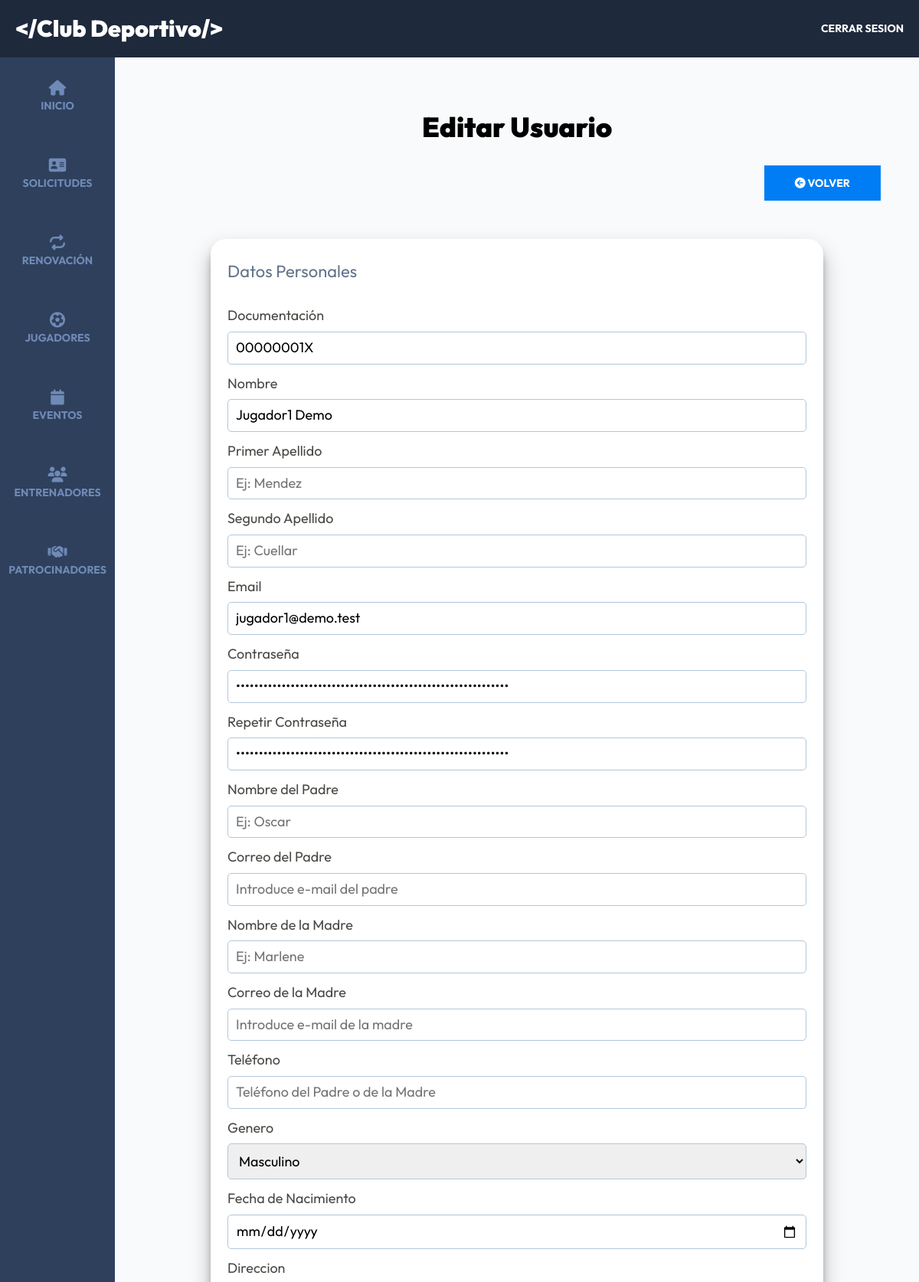
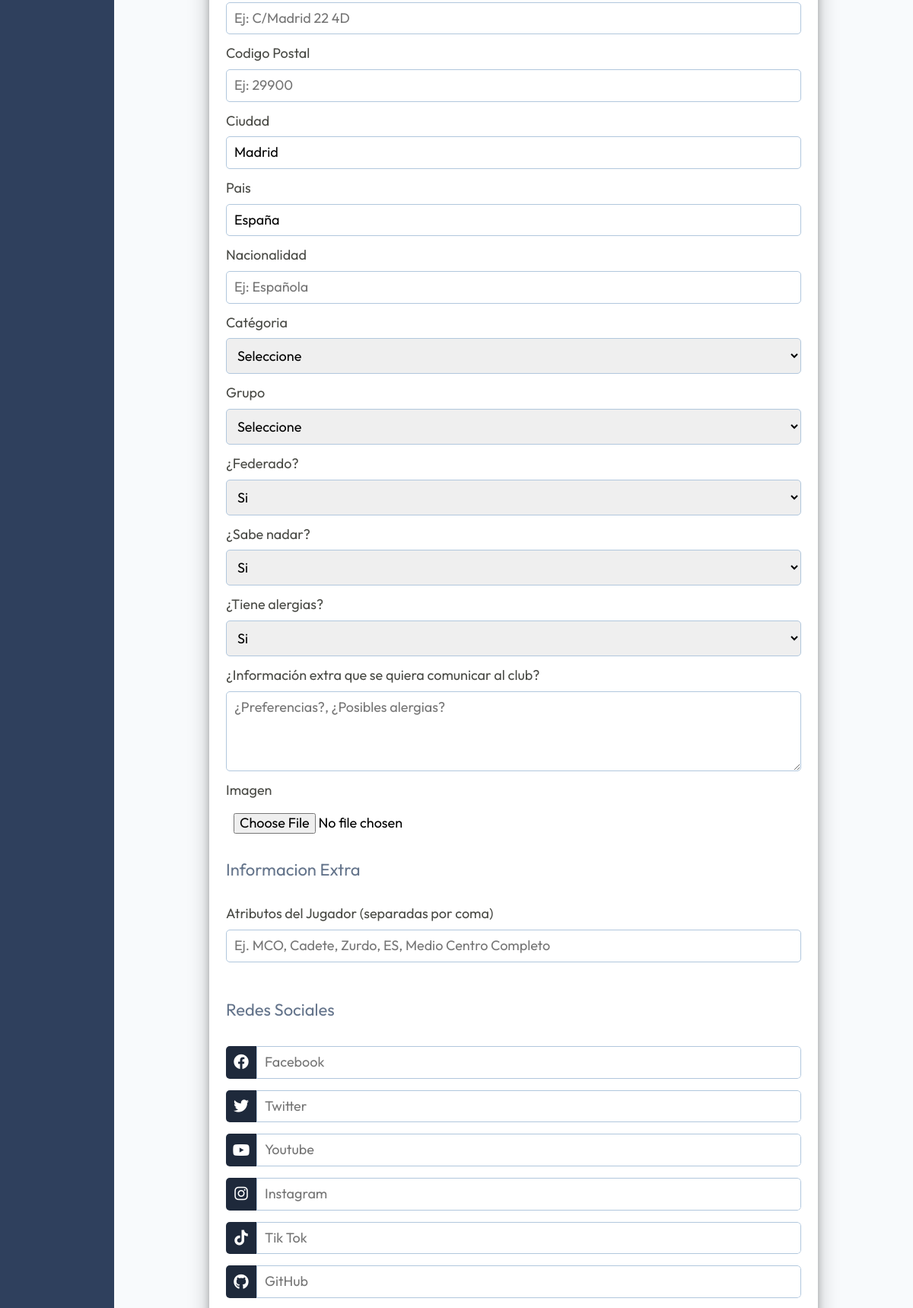
/admin/panel/editar?id=2 (signed in, upper part), run on the app's committed database (2 pictures, top to bottom).
### tables this page shows
CREATE TABLE usuarios(id INT AUTO_INCREMENT PRIMARY KEY,dni VARCHAR(12),nombre VARCHAR(60),apellido1 VARCHAR(60),apellido2 VARCHAR(60),email VARCHAR(60),password VARCHAR(60),confirmado TINYINT(1),estado VARCHAR(20),token VARCHAR(15),admin TINYINT(1),padre VARCHAR(60),correo_padre VARCHAR(60),madre VARCHAR(60),correo_madre VARCHAR(60),telefono VARCHAR(20),genero VARCHAR(10),fecha_nacimiento DATE,direccion VARCHAR(120),codigo_postal VARCHAR(10),ciudad VARCHAR(40),pais VARCHAR(40),nacionalidad VARCHAR(40),categoria VARCHAR(40),grupo VARCHAR(40),federado VARCHAR(5),nadar VARCHAR(5),alergias TEXT,informacion TEXT,imagen VARCHAR(40),tags VARCHAR(120),redes TEXT);

### views/admin/panel/formulario.php (the view, shortened to what the rows shown need)
<form method="POST" action="/registro" class="formulario">
<fieldset class="formulario__fieldset">
        <div class="formulario__campo">
            <label for="dni" class="formulario__label">Documentación</label>
                <input
                    type="text"
                    class="formulario__input"
                    id="dni"
                    name="dni"
                    placeholder="Ej:05329900Z" maxlength="9"
                    title="DNI incorrecto o formato incorrecto"
                    value="<?php echo $usuario->dni ?? ''; ?>"
                    />
            </div>
        <div class="formulario__campo">
            <label for="nombre" class="formulario__label">Nombre</label>
            <input
                type="text"
                class="formulario__input"
                name="nombre"
                id="nombre"
                placeholder="Ej: Ricardo"
                maxlength="20"
                value="<?php echo $usuario->nombre ?? ''; ?>"
                >
        </div>
        <div class="formulario__campo">
            <label for="email" class="formulario__label">Email</label>
            <input
                type="email"
                class="formulario__input"
                placeholder="Introduce e-mail"
                id="email"
                name="email"
                maxlength="50"
                value="<?php echo $usuario->email ?? ''; ?>"
                />
            </div>
        <div class="formulario__campo">
            <label for="password" class="formulario__label">Contraseña</label>
            <input
                type="password"
                class="formulario__input"
                placeholder="Contraseña"
                id="password"
                name="password"
                maxlength="20"
                value="<?php echo $usuario->password ?? ''; ?>"
            />
        </div>
        <div class="formulario__campo">
                <label for="password2" class="formulario__label">Repetir Contraseña</label>
                <input
                    type="password"
                    class="formulario__input"
                    placeholder="Repetir contraseña"
                    id="password2"
                    name="password2"
                    maxlength="20"
                    value="<?php echo $usuario->password ?? ''; ?>"
                />
        </div>
            <div class="formulario__campo">
                <label for="ciudad" class="formulario__label">Ciudad</label>
                <input
                    type="text"
                    class="formulario__input"
                    name="ciudad"
                    id="ciudad"
                    placeholder="Ciudad Jugador"
                    value="<?php echo $usuario->ciudad ?? ''; ?>"
                    >
            </div>
        <div class="formulario__campo">
            <label for="pais" class="formulario__label">Pais</label>
                <input
                    type="text"
                    class="formulario__input"
                    name="pais"
                    id="pais"
                    placeholder="Pais Jugador"
                    value="<?php echo $usuario->pais ?? ''; ?>"
                    >
            </div>
</fieldset>

### data on the page
usuarios: dni "00000001X", nombre "Jugador1 Demo", email "jugador1@demo.test", ciudad "Madrid", pais "España"

### other printed values
$titulo "Editar Usuario"
